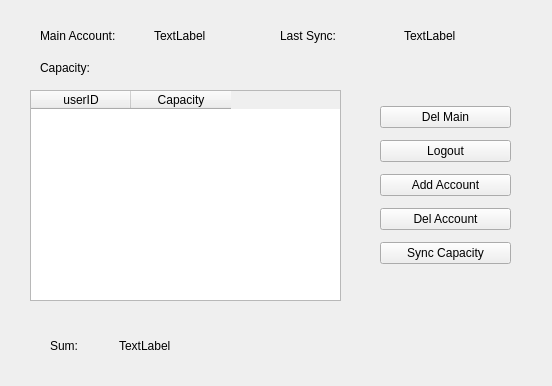
<?xml version="1.0" encoding="UTF-8"?>
<ui version="4.0">
 <class>Form</class>
 <widget class="QWidget" name="Form">
  <property name="geometry">
   <rect>
    <x>0</x>
    <y>0</y>
    <width>552</width>
    <height>386</height>
   </rect>
  </property>
  <property name="windowTitle">
   <string>TeraCloud Management</string>
  </property>
  <widget class="QLabel" name="label_3">
   <property name="geometry">
    <rect>
     <x>40</x>
     <y>60</y>
     <width>111</width>
     <height>16</height>
    </rect>
   </property>
   <property name="text">
    <string>Capacity:</string>
   </property>
  </widget>
  <widget class="QTableWidget" name="tableWidget">
   <property name="geometry">
    <rect>
     <x>30</x>
     <y>90</y>
     <width>311</width>
     <height>211</height>
    </rect>
   </property>
   <column>
    <property name="text">
     <string>userID</string>
    </property>
   </column>
   <column>
    <property name="text">
     <string>Capacity</string>
    </property>
   </column>
  </widget>
  <widget class="QWidget" name="layoutWidget">
   <property name="geometry">
    <rect>
     <x>40</x>
     <y>20</y>
     <width>221</width>
     <height>31</height>
    </rect>
   </property>
   <layout class="QHBoxLayout" name="horizontalLayout">
    <item>
     <widget class="QLabel" name="label">
      <property name="text">
       <string>Main Account:</string>
      </property>
     </widget>
    </item>
    <item>
     <widget class="QLabel" name="main_account">
      <property name="text">
       <string>TextLabel</string>
      </property>
     </widget>
    </item>
   </layout>
  </widget>
  <widget class="QWidget" name="layoutWidget">
   <property name="geometry">
    <rect>
     <x>280</x>
     <y>20</y>
     <width>241</width>
     <height>31</height>
    </rect>
   </property>
   <layout class="QHBoxLayout" name="horizontalLayout_2">
    <item>
     <widget class="QLabel" name="label_2">
      <property name="text">
       <string>Last Sync:</string>
      </property>
     </widget>
    </item>
    <item>
     <widget class="QLabel" name="last_sync">
      <property name="text">
       <string>TextLabel</string>
      </property>
     </widget>
    </item>
   </layout>
  </widget>
  <widget class="QWidget" name="layoutWidget">
   <property name="geometry">
    <rect>
     <x>380</x>
     <y>100</y>
     <width>131</width>
     <height>171</height>
    </rect>
   </property>
   <layout class="QVBoxLayout" name="verticalLayout">
    <item>
     <widget class="QPushButton" name="pushButton">
      <property name="text">
       <string>Del Main</string>
      </property>
     </widget>
    </item>
    <item>
     <widget class="QPushButton" name="pushButton_2">
      <property name="text">
       <string>Logout</string>
      </property>
     </widget>
    </item>
    <item>
     <widget class="QPushButton" name="pushButton_3">
      <property name="text">
       <string>Add Account</string>
      </property>
     </widget>
    </item>
    <item>
     <widget class="QPushButton" name="pushButton_4">
      <property name="text">
       <string>Del Account</string>
      </property>
     </widget>
    </item>
    <item>
     <widget class="QPushButton" name="pushButton_5">
      <property name="text">
       <string>Sync Capacity</string>
      </property>
     </widget>
    </item>
   </layout>
  </widget>
  <widget class="QWidget" name="layoutWidget">
   <property name="geometry">
    <rect>
     <x>50</x>
     <y>330</y>
     <width>131</width>
     <height>31</height>
    </rect>
   </property>
   <layout class="QHBoxLayout" name="horizontalLayout_3">
    <item>
     <widget class="QLabel" name="label_4">
      <property name="text">
       <string>Sum:</string>
      </property>
     </widget>
    </item>
    <item>
     <widget class="QLabel" name="label_5">
      <property name="text">
       <string>TextLabel</string>
      </property>
     </widget>
    </item>
   </layout>
  </widget>
 </widget>
 <resources/>
 <connections/>
</ui>
